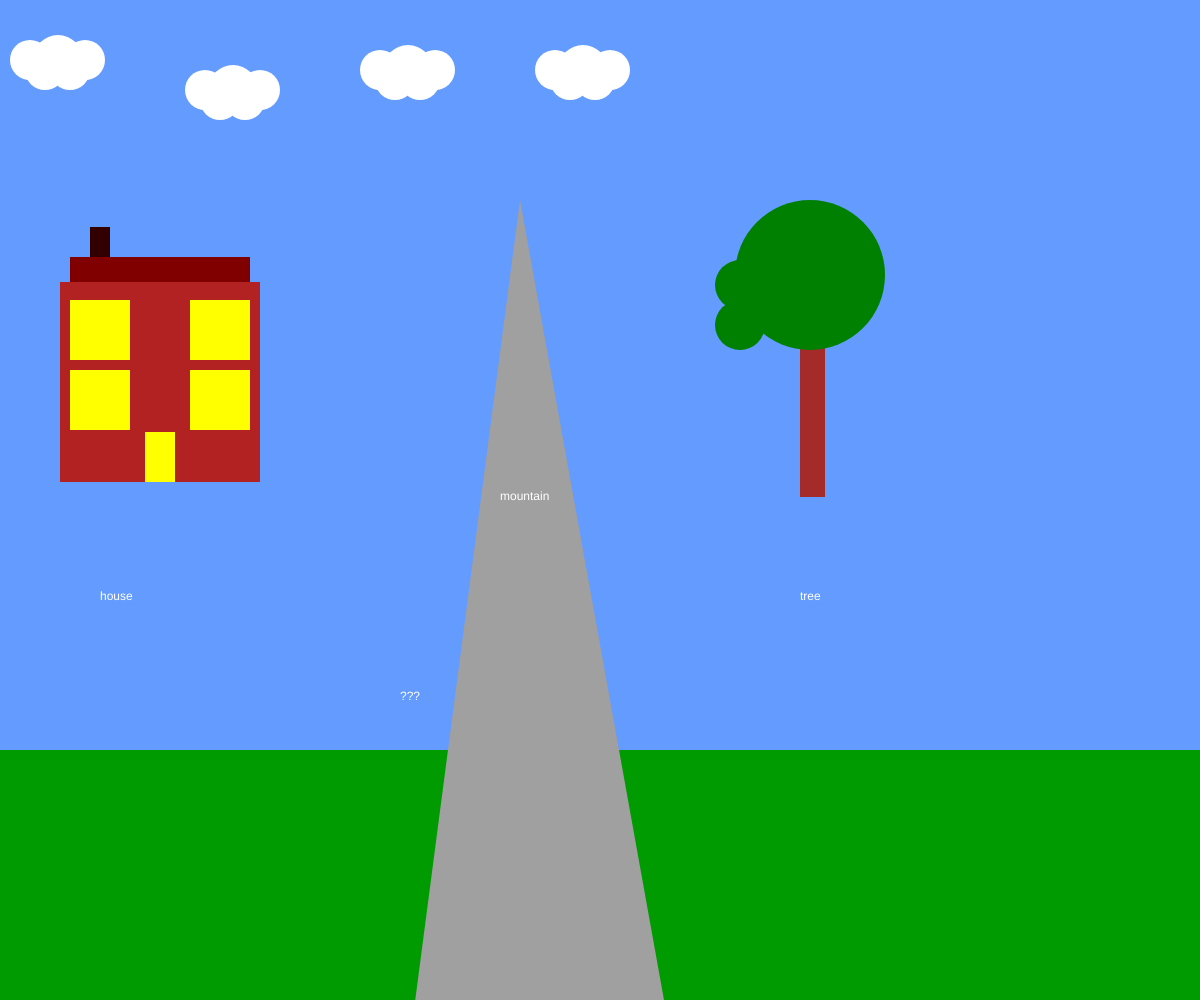
Frame 1 (no input)
Frame 60 (no input): identical to frame 1, image omitted
Frame 120 (the mouse pressed at the canvas centre since frame 60): identical to frame 1, image omitted

The p5.js sketch that drew this single still picture (run headless with seeded random() and noise() and a simulated clock; from frame 60 on, the mouse is pressed at the canvas centre):

// p5.js sketch
// ── sketch.js
/*

The Game Project

Week 1 - part b

Use p5 drawing functions such as rect, ellipse, line, triangle and point to draw the scenery as set out in the comments below. The items should appear next to the text titles.

Each bit of scenery is worth two marks:

0 marks = not a reasonable attempt
1 mark = attempted but it's messy or lacks detail
2 marks = You've used lots of shape functions to create the scenery

I've given titles and chosen some base colours, but feel free to imaginatively modify these and interpret the scenery titles loosely to match your game theme.


*/

function setup() 
{
    createCanvas(innerWidth,innerHeight);
}

function draw() 
{    
    background(100,155,255); //fill the sky blue
    
    noStroke();
    fill(0,155,0); 
    rect(0, height * 3/4,width, height/4); //draw some green ground

    
    //1. a cloud in the sky 
    //... add your code here
    fill (255,255,255)
    ellipse (205,90,40,40)
    ellipse (260,90,40,40)
    ellipse (233,90,40,40)
    ellipse (220,100,40,40)
    ellipse (245,100,40,40)
    ellipse (233,90,50,50)
    
    fill (255,255,255)
    ellipse (555,70,40,40)
    ellipse (610,70,40,40)
    ellipse (583,70,40,40)
    ellipse (570,80,40,40)
    ellipse (595,80,40,40)
    ellipse (583,70,50,50)
    
    fill (255,255,255)
    ellipse (30,60,40,40)
    ellipse (85,60,40,40)
    ellipse (58,60,40,40)
    ellipse (45,70,40,40)
    ellipse (70,70,40,40)
    ellipse (58,60,50,50)
    
    fill (255,255,255)
    ellipse (380,70,40,40)
    ellipse (435,70,40,40)
    ellipse (408,70,40,40)
    ellipse (395,80,40,40)
    ellipse (420,80,40,40)
    ellipse (408,70,50,50)
    
    
    noStroke();
    fill(255);
    text("cloud", 200,100);
    
    //2. a mountain in the distance
    //... add your code here
    fill (160,160,160)
    triangle (410,1040,520,200,700,1200)
    
    noStroke();
    fill(255);
    text("mountain", 500,height/2);
    
    //3. a tree 
    //... add your code here
    fill (165,42,42)
    rect (800,297,25,200)
    
    fill (0,128,0)
    ellipse (810,275,150,150)
    ellipse (740,325,50,50)
    ellipse (740,285,50,50)
    
    noStroke();
    fill(255);
    text("tree", 800, height * 0.6);
    
    //4. a house
    //... add your code here
    fill (178,34,34)
    rect (60,282,200,200)
    //windows and door
    fill (255,255,0)
    rect (70,300,60,60)
    rect (190,300,60,60)
    rect (70,370,60,60)
    rect (190,370,60,60)
    rect (145,432,30,50)
    //roof
    fill (128,0,0)
    rect (70,257,180,25)
    //chimney
    fill (51,0,0)
    rect (90,227,20,30)
    
    noStroke();
    fill(255);
    text("house", 100, height * 0.6);
    
    //5. another foreground item of your choice
    //... add your code here
   
    noStroke();
    fill(255);
    text("???", 400, height * 0.7);
    
    
}
